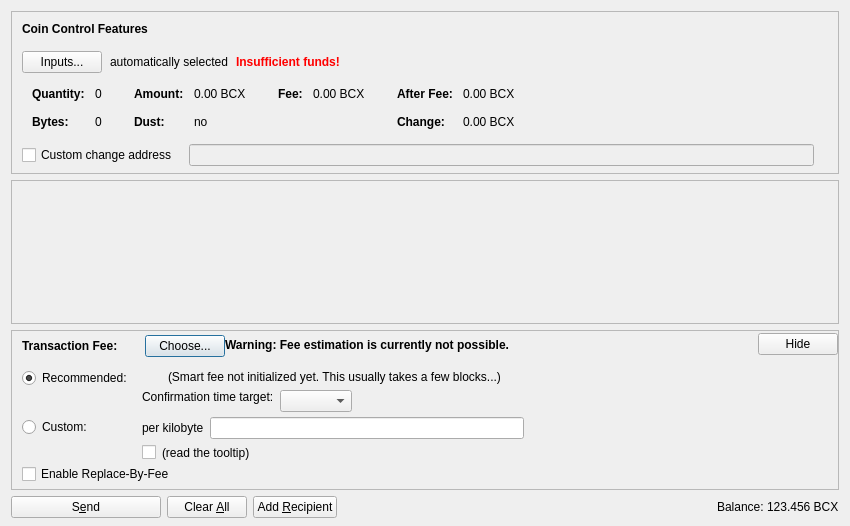
<?xml version="1.0" encoding="UTF-8"?>
<ui version="4.0">
 <class>SendCoinsDialog</class>
 <widget class="QDialog" name="SendCoinsDialog">
  <property name="geometry">
   <rect>
    <x>0</x>
    <y>0</y>
    <width>850</width>
    <height>526</height>
   </rect>
  </property>
  <property name="windowTitle">
   <string>Send Coins</string>
  </property>
  <layout class="QVBoxLayout" name="verticalLayout" stretch="0,1,0,0">
   <property name="bottomMargin">
    <number>8</number>
   </property>
   <item>
    <widget class="QFrame" name="frameCoinControl">
     <property name="sizePolicy">
      <sizepolicy hsizetype="Expanding" vsizetype="Expanding">
       <horstretch>0</horstretch>
       <verstretch>0</verstretch>
      </sizepolicy>
     </property>
     <property name="maximumSize">
      <size>
       <width>16777215</width>
       <height>16777215</height>
      </size>
     </property>
     <property name="frameShape">
      <enum>QFrame::StyledPanel</enum>
     </property>
     <property name="frameShadow">
      <enum>QFrame::Sunken</enum>
     </property>
     <layout class="QVBoxLayout" name="verticalLayoutCoinControl2">
      <property name="spacing">
       <number>0</number>
      </property>
      <property name="leftMargin">
       <number>0</number>
      </property>
      <property name="topMargin">
       <number>0</number>
      </property>
      <property name="rightMargin">
       <number>0</number>
      </property>
      <property name="bottomMargin">
       <number>6</number>
      </property>
      <item>
       <layout class="QVBoxLayout" name="verticalLayoutCoinControl" stretch="0,0,0,0,1">
        <property name="spacing">
         <number>0</number>
        </property>
        <property name="leftMargin">
         <number>10</number>
        </property>
        <property name="topMargin">
         <number>10</number>
        </property>
        <item>
         <layout class="QHBoxLayout" name="horizontalLayoutCoinControl1">
          <property name="bottomMargin">
           <number>15</number>
          </property>
          <item>
           <widget class="QLabel" name="labelCoinControlFeatures">
            <property name="sizePolicy">
             <sizepolicy hsizetype="Preferred" vsizetype="Maximum">
              <horstretch>0</horstretch>
              <verstretch>0</verstretch>
             </sizepolicy>
            </property>
            <property name="font">
             <font>
              <weight>75</weight>
              <bold>true</bold>
             </font>
            </property>
            <property name="styleSheet">
             <string notr="true">font-weight:bold;</string>
            </property>
            <property name="text">
             <string>Coin Control Features</string>
            </property>
           </widget>
          </item>
         </layout>
        </item>
        <item>
         <layout class="QHBoxLayout" name="horizontalLayoutCoinControl2" stretch="0,0,0,0">
          <property name="spacing">
           <number>8</number>
          </property>
          <property name="bottomMargin">
           <number>10</number>
          </property>
          <item>
           <widget class="QPushButton" name="pushButtonCoinControl">
            <property name="styleSheet">
             <string notr="true"/>
            </property>
            <property name="text">
             <string>Inputs...</string>
            </property>
            <property name="autoDefault">
             <bool>false</bool>
            </property>
           </widget>
          </item>
          <item>
           <widget class="QLabel" name="labelCoinControlAutomaticallySelected">
            <property name="text">
             <string>automatically selected</string>
            </property>
            <property name="margin">
             <number>5</number>
            </property>
           </widget>
          </item>
          <item>
           <widget class="QLabel" name="labelCoinControlInsuffFunds">
            <property name="font">
             <font>
              <weight>75</weight>
              <bold>true</bold>
             </font>
            </property>
            <property name="styleSheet">
             <string notr="true">color:red;font-weight:bold;</string>
            </property>
            <property name="text">
             <string>Insufficient funds!</string>
            </property>
            <property name="margin">
             <number>5</number>
            </property>
           </widget>
          </item>
          <item>
           <spacer name="horizontalSpacerCoinControl">
            <property name="orientation">
             <enum>Qt::Horizontal</enum>
            </property>
            <property name="sizeHint" stdset="0">
             <size>
              <width>40</width>
              <height>1</height>
             </size>
            </property>
           </spacer>
          </item>
         </layout>
        </item>
        <item>
         <widget class="QWidget" name="widgetCoinControl" native="true">
          <property name="sizePolicy">
           <sizepolicy hsizetype="Preferred" vsizetype="Preferred">
            <horstretch>0</horstretch>
            <verstretch>0</verstretch>
           </sizepolicy>
          </property>
          <property name="minimumSize">
           <size>
            <width>0</width>
            <height>0</height>
           </size>
          </property>
          <property name="styleSheet">
           <string notr="true"/>
          </property>
          <layout class="QHBoxLayout" name="horizontalLayoutCoinControl5">
           <property name="leftMargin">
            <number>0</number>
           </property>
           <property name="topMargin">
            <number>0</number>
           </property>
           <property name="rightMargin">
            <number>0</number>
           </property>
           <property name="bottomMargin">
            <number>0</number>
           </property>
           <item>
            <layout class="QHBoxLayout" name="horizontalLayoutCoinControl3" stretch="0,0,0,1">
             <property name="spacing">
              <number>20</number>
             </property>
             <property name="topMargin">
              <number>0</number>
             </property>
             <property name="bottomMargin">
              <number>10</number>
             </property>
             <item>
              <layout class="QFormLayout" name="formLayoutCoinControl1">
               <property name="horizontalSpacing">
                <number>10</number>
               </property>
               <property name="verticalSpacing">
                <number>14</number>
               </property>
               <property name="leftMargin">
                <number>10</number>
               </property>
               <property name="topMargin">
                <number>4</number>
               </property>
               <property name="rightMargin">
                <number>6</number>
               </property>
               <item row="0" column="0">
                <widget class="QLabel" name="labelCoinControlQuantityText">
                 <property name="font">
                  <font>
                   <weight>75</weight>
                   <bold>true</bold>
                  </font>
                 </property>
                 <property name="text">
                  <string>Quantity:</string>
                 </property>
                 <property name="margin">
                  <number>0</number>
                 </property>
                </widget>
               </item>
               <item row="0" column="1">
                <widget class="QLabel" name="labelCoinControlQuantity">
                 <property name="cursor">
                  <cursorShape>IBeamCursor</cursorShape>
                 </property>
                 <property name="contextMenuPolicy">
                  <enum>Qt::ActionsContextMenu</enum>
                 </property>
                 <property name="text">
                  <string notr="true">0</string>
                 </property>
                 <property name="margin">
                  <number>0</number>
                 </property>
                 <property name="textInteractionFlags">
                  <set>Qt::LinksAccessibleByMouse|Qt::TextSelectableByKeyboard|Qt::TextSelectableByMouse</set>
                 </property>
                </widget>
               </item>
               <item row="1" column="0">
                <widget class="QLabel" name="labelCoinControlBytesText">
                 <property name="font">
                  <font>
                   <weight>75</weight>
                   <bold>true</bold>
                  </font>
                 </property>
                 <property name="text">
                  <string>Bytes:</string>
                 </property>
                </widget>
               </item>
               <item row="1" column="1">
                <widget class="QLabel" name="labelCoinControlBytes">
                 <property name="cursor">
                  <cursorShape>IBeamCursor</cursorShape>
                 </property>
                 <property name="contextMenuPolicy">
                  <enum>Qt::ActionsContextMenu</enum>
                 </property>
                 <property name="text">
                  <string notr="true">0</string>
                 </property>
                 <property name="textInteractionFlags">
                  <set>Qt::LinksAccessibleByMouse|Qt::TextSelectableByKeyboard|Qt::TextSelectableByMouse</set>
                 </property>
                </widget>
               </item>
              </layout>
             </item>
             <item>
              <layout class="QFormLayout" name="formLayoutCoinControl2">
               <property name="horizontalSpacing">
                <number>10</number>
               </property>
               <property name="verticalSpacing">
                <number>14</number>
               </property>
               <property name="leftMargin">
                <number>6</number>
               </property>
               <property name="topMargin">
                <number>4</number>
               </property>
               <property name="rightMargin">
                <number>6</number>
               </property>
               <item row="0" column="0">
                <widget class="QLabel" name="labelCoinControlAmountText">
                 <property name="font">
                  <font>
                   <weight>75</weight>
                   <bold>true</bold>
                  </font>
                 </property>
                 <property name="text">
                  <string>Amount:</string>
                 </property>
                 <property name="margin">
                  <number>0</number>
                 </property>
                </widget>
               </item>
               <item row="0" column="1">
                <widget class="QLabel" name="labelCoinControlAmount">
                 <property name="cursor">
                  <cursorShape>IBeamCursor</cursorShape>
                 </property>
                 <property name="contextMenuPolicy">
                  <enum>Qt::ActionsContextMenu</enum>
                 </property>
                 <property name="text">
                  <string notr="true">0.00 BCX</string>
                 </property>
                 <property name="textInteractionFlags">
                  <set>Qt::LinksAccessibleByMouse|Qt::TextSelectableByKeyboard|Qt::TextSelectableByMouse</set>
                 </property>
                </widget>
               </item>
               <item row="1" column="0">
                <widget class="QLabel" name="labelCoinControlLowOutputText">
                 <property name="font">
                  <font>
                   <weight>75</weight>
                   <bold>true</bold>
                  </font>
                 </property>
                 <property name="text">
                  <string>Dust:</string>
                 </property>
                </widget>
               </item>
               <item row="1" column="1">
                <widget class="QLabel" name="labelCoinControlLowOutput">
                 <property name="cursor">
                  <cursorShape>IBeamCursor</cursorShape>
                 </property>
                 <property name="contextMenuPolicy">
                  <enum>Qt::ActionsContextMenu</enum>
                 </property>
                 <property name="text">
                  <string notr="true">no</string>
                 </property>
                 <property name="textInteractionFlags">
                  <set>Qt::LinksAccessibleByMouse|Qt::TextSelectableByKeyboard|Qt::TextSelectableByMouse</set>
                 </property>
                </widget>
               </item>
              </layout>
             </item>
             <item>
              <layout class="QFormLayout" name="formLayoutCoinControl3">
               <property name="horizontalSpacing">
                <number>10</number>
               </property>
               <property name="verticalSpacing">
                <number>14</number>
               </property>
               <property name="leftMargin">
                <number>6</number>
               </property>
               <property name="topMargin">
                <number>4</number>
               </property>
               <property name="rightMargin">
                <number>6</number>
               </property>
               <item row="0" column="0">
                <widget class="QLabel" name="labelCoinControlFeeText">
                 <property name="font">
                  <font>
                   <weight>75</weight>
                   <bold>true</bold>
                  </font>
                 </property>
                 <property name="text">
                  <string>Fee:</string>
                 </property>
                 <property name="margin">
                  <number>0</number>
                 </property>
                </widget>
               </item>
               <item row="0" column="1">
                <widget class="QLabel" name="labelCoinControlFee">
                 <property name="cursor">
                  <cursorShape>IBeamCursor</cursorShape>
                 </property>
                 <property name="contextMenuPolicy">
                  <enum>Qt::ActionsContextMenu</enum>
                 </property>
                 <property name="text">
                  <string notr="true">0.00 BCX</string>
                 </property>
                 <property name="textInteractionFlags">
                  <set>Qt::LinksAccessibleByMouse|Qt::TextSelectableByKeyboard|Qt::TextSelectableByMouse</set>
                 </property>
                </widget>
               </item>
              </layout>
             </item>
             <item>
              <layout class="QFormLayout" name="formLayoutCoinControl4">
               <property name="horizontalSpacing">
                <number>10</number>
               </property>
               <property name="verticalSpacing">
                <number>14</number>
               </property>
               <property name="leftMargin">
                <number>6</number>
               </property>
               <property name="topMargin">
                <number>4</number>
               </property>
               <property name="rightMargin">
                <number>6</number>
               </property>
               <item row="0" column="0">
                <widget class="QLabel" name="labelCoinControlAfterFeeText">
                 <property name="font">
                  <font>
                   <weight>75</weight>
                   <bold>true</bold>
                  </font>
                 </property>
                 <property name="text">
                  <string>After Fee:</string>
                 </property>
                 <property name="margin">
                  <number>0</number>
                 </property>
                </widget>
               </item>
               <item row="0" column="1">
                <widget class="QLabel" name="labelCoinControlAfterFee">
                 <property name="cursor">
                  <cursorShape>IBeamCursor</cursorShape>
                 </property>
                 <property name="contextMenuPolicy">
                  <enum>Qt::ActionsContextMenu</enum>
                 </property>
                 <property name="text">
                  <string notr="true">0.00 BCX</string>
                 </property>
                 <property name="textInteractionFlags">
                  <set>Qt::LinksAccessibleByMouse|Qt::TextSelectableByKeyboard|Qt::TextSelectableByMouse</set>
                 </property>
                </widget>
               </item>
               <item row="1" column="0">
                <widget class="QLabel" name="labelCoinControlChangeText">
                 <property name="font">
                  <font>
                   <weight>75</weight>
                   <bold>true</bold>
                  </font>
                 </property>
                 <property name="text">
                  <string>Change:</string>
                 </property>
                </widget>
               </item>
               <item row="1" column="1">
                <widget class="QLabel" name="labelCoinControlChange">
                 <property name="cursor">
                  <cursorShape>IBeamCursor</cursorShape>
                 </property>
                 <property name="contextMenuPolicy">
                  <enum>Qt::ActionsContextMenu</enum>
                 </property>
                 <property name="text">
                  <string notr="true">0.00 BCX</string>
                 </property>
                 <property name="textInteractionFlags">
                  <set>Qt::LinksAccessibleByMouse|Qt::TextSelectableByKeyboard|Qt::TextSelectableByMouse</set>
                 </property>
                </widget>
               </item>
              </layout>
             </item>
            </layout>
           </item>
          </layout>
         </widget>
        </item>
        <item>
         <layout class="QHBoxLayout" name="horizontalLayoutCoinControl4" stretch="0,0,0">
          <property name="spacing">
           <number>12</number>
          </property>
          <property name="sizeConstraint">
           <enum>QLayout::SetDefaultConstraint</enum>
          </property>
          <property name="topMargin">
           <number>5</number>
          </property>
          <property name="rightMargin">
           <number>5</number>
          </property>
          <item>
           <widget class="QCheckBox" name="checkBoxCoinControlChange">
            <property name="toolTip">
             <string>If this is activated, but the change address is empty or invalid, change will be sent to a newly generated address.</string>
            </property>
            <property name="text">
             <string>Custom change address</string>
            </property>
           </widget>
          </item>
          <item>
           <widget class="QValidatedLineEdit" name="lineEditCoinControlChange">
            <property name="enabled">
             <bool>false</bool>
            </property>
            <property name="sizePolicy">
             <sizepolicy hsizetype="Expanding" vsizetype="Fixed">
              <horstretch>0</horstretch>
              <verstretch>0</verstretch>
             </sizepolicy>
            </property>
           </widget>
          </item>
          <item>
           <widget class="QLabel" name="labelCoinControlChangeLabel">
            <property name="sizePolicy">
             <sizepolicy hsizetype="Preferred" vsizetype="Expanding">
              <horstretch>0</horstretch>
              <verstretch>0</verstretch>
             </sizepolicy>
            </property>
            <property name="minimumSize">
             <size>
              <width>0</width>
              <height>0</height>
             </size>
            </property>
            <property name="text">
             <string/>
            </property>
            <property name="margin">
             <number>3</number>
            </property>
           </widget>
          </item>
         </layout>
        </item>
        <item>
         <spacer name="verticalSpacerCoinControl">
          <property name="orientation">
           <enum>Qt::Vertical</enum>
          </property>
          <property name="sizeHint" stdset="0">
           <size>
            <width>800</width>
            <height>1</height>
           </size>
          </property>
         </spacer>
        </item>
       </layout>
      </item>
     </layout>
    </widget>
   </item>
   <item>
    <widget class="QScrollArea" name="scrollArea">
     <property name="widgetResizable">
      <bool>true</bool>
     </property>
     <widget class="QWidget" name="scrollAreaWidgetContents">
      <property name="geometry">
       <rect>
        <x>0</x>
        <y>0</y>
        <width>830</width>
        <height>104</height>
       </rect>
      </property>
      <layout class="QVBoxLayout" name="verticalLayout_2" stretch="0,1">
       <property name="leftMargin">
        <number>0</number>
       </property>
       <property name="topMargin">
        <number>0</number>
       </property>
       <property name="rightMargin">
        <number>0</number>
       </property>
       <property name="bottomMargin">
        <number>0</number>
       </property>
       <item>
        <layout class="QVBoxLayout" name="entries">
         <property name="spacing">
          <number>6</number>
         </property>
        </layout>
       </item>
       <item>
        <spacer name="verticalSpacer">
         <property name="orientation">
          <enum>Qt::Vertical</enum>
         </property>
         <property name="sizeHint" stdset="0">
          <size>
           <width>20</width>
           <height>40</height>
          </size>
         </property>
        </spacer>
       </item>
      </layout>
     </widget>
    </widget>
   </item>
   <item>
    <widget class="QFrame" name="frameFee">
     <property name="sizePolicy">
      <sizepolicy hsizetype="Expanding" vsizetype="Expanding">
       <horstretch>0</horstretch>
       <verstretch>0</verstretch>
      </sizepolicy>
     </property>
     <property name="maximumSize">
      <size>
       <width>16777215</width>
       <height>16777215</height>
      </size>
     </property>
     <property name="frameShape">
      <enum>QFrame::StyledPanel</enum>
     </property>
     <property name="frameShadow">
      <enum>QFrame::Sunken</enum>
     </property>
     <layout class="QVBoxLayout" name="verticalLayoutFee1">
      <property name="spacing">
       <number>0</number>
      </property>
      <property name="leftMargin">
       <number>0</number>
      </property>
      <property name="topMargin">
       <number>0</number>
      </property>
      <property name="rightMargin">
       <number>0</number>
      </property>
      <property name="bottomMargin">
       <number>0</number>
      </property>
      <item>
       <layout class="QVBoxLayout" name="verticalLayoutFee2" stretch="0,0,0">
        <property name="spacing">
         <number>0</number>
        </property>
        <property name="leftMargin">
         <number>10</number>
        </property>
        <property name="topMargin">
         <number>0</number>
        </property>
        <item>
         <layout class="QHBoxLayout" name="horizontalLayoutFee1">
          <property name="bottomMargin">
           <number>0</number>
          </property>
          <item>
           <layout class="QVBoxLayout" name="verticalLayoutFee7">
            <property name="spacing">
             <number>0</number>
            </property>
            <item>
             <spacer name="verticalSpacerSmartFee">
              <property name="orientation">
               <enum>Qt::Vertical</enum>
              </property>
              <property name="sizeType">
               <enum>QSizePolicy::Fixed</enum>
              </property>
              <property name="sizeHint" stdset="0">
               <size>
                <width>1</width>
                <height>4</height>
               </size>
              </property>
             </spacer>
            </item>
            <item>
             <layout class="QHBoxLayout" name="horizontalLayoutSmartFee">
              <property name="spacing">
               <number>10</number>
              </property>
              <item>
               <widget class="QLabel" name="labelFeeHeadline">
                <property name="sizePolicy">
                 <sizepolicy hsizetype="Preferred" vsizetype="Maximum">
                  <horstretch>0</horstretch>
                  <verstretch>0</verstretch>
                 </sizepolicy>
                </property>
                <property name="font">
                 <font>
                  <weight>75</weight>
                  <bold>true</bold>
                 </font>
                </property>
                <property name="styleSheet">
                 <string notr="true">font-weight:bold;</string>
                </property>
                <property name="text">
                 <string>Transaction Fee:</string>
                </property>
               </widget>
              </item>
              <item>
               <widget class="QLabel" name="labelFeeMinimized">
                <property name="text">
                 <string/>
                </property>
               </widget>
              </item>
              <item>
               <widget class="QPushButton" name="buttonChooseFee">
                <property name="text">
                 <string>Choose...</string>
                </property>
               </widget>
              </item>
             </layout>
            </item>
            <item>
             <spacer name="verticalSpacer_5">
              <property name="orientation">
               <enum>Qt::Vertical</enum>
              </property>
              <property name="sizeHint" stdset="0">
               <size>
                <width>1</width>
                <height>1</height>
               </size>
              </property>
             </spacer>
            </item>
           </layout>
          </item>
          <item>
           <widget class="QLabel" name="fallbackFeeWarningLabel">
            <property name="toolTip">
             <string>Using the fallbackfee can result in sending a transaction that will take several hours or days (or never) to confirm. Consider choosing your fee manually or wait until you have validated the complete chain.</string>
            </property>
            <property name="font">
            <font>
                <weight>75</weight>
                <bold>true</bold>
            </font>
            </property>
            <property name="text">
             <string>Warning: Fee estimation is currently not possible.</string>
            </property>
            <property name="wordWrap">
             <bool>false</bool>
            </property>
           </widget>
          </item>
          <item>
           <spacer name="horizontalSpacer_4">
            <property name="orientation">
             <enum>Qt::Horizontal</enum>
            </property>
            <property name="sizeType">
             <enum>QSizePolicy::MinimumExpanding</enum>
            </property>
            <property name="sizeHint" stdset="0">
             <size>
              <width>40</width>
              <height>20</height>
             </size>
            </property>
           </spacer>
          </item>
          <item>
           <widget class="QPushButton" name="buttonMinimizeFee">
            <property name="toolTip">
             <string>collapse fee-settings</string>
            </property>
            <property name="text">
             <string>Hide</string>
            </property>
           </widget>
          </item>
         </layout>
        </item>
        <item>
         <widget class="QFrame" name="frameFeeSelection">
          <layout class="QVBoxLayout" name="verticalLayoutFee12">
           <property name="spacing">
            <number>0</number>
           </property>
           <property name="leftMargin">
            <number>0</number>
           </property>
           <property name="topMargin">
            <number>0</number>
           </property>
           <property name="rightMargin">
            <number>0</number>
           </property>
           <property name="bottomMargin">
            <number>0</number>
           </property>
           <item>
            <layout class="QGridLayout" name="gridLayoutFee">
             <property name="topMargin">
              <number>10</number>
             </property>
             <property name="bottomMargin">
              <number>4</number>
             </property>
             <property name="horizontalSpacing">
              <number>10</number>
             </property>
             <property name="verticalSpacing">
              <number>4</number>
             </property>
             <item row="1" column="1">
              <layout class="QVBoxLayout" name="verticalLayoutFee8">
               <property name="spacing">
                <number>6</number>
               </property>
               <item>
                <layout class="QHBoxLayout" name="horizontalLayoutFee13">
                 <item>
                  <widget class="QLabel" name="labelCustomPerKilobyte">
                   <property name="toolTip">
                    <string>If the custom fee is set to 1000 satoshis and the transaction is only 250 bytes, then &quot;per kilobyte&quot; only pays 250 satoshis in fee, while &quot;total at least&quot; pays 1000 satoshis. For transactions bigger than a kilobyte both pay by kilobyte.</string>
                   </property>
                   <property name="text">
                    <string>per kilobyte</string>
                   </property>
                  </widget>
                 </item>
                 <item>
                  <widget class="BitcoinAmountField" name="customFee"/>
                 </item>
                 <item>
                  <spacer name="horizontalSpacer_6">
                   <property name="orientation">
                    <enum>Qt::Horizontal</enum>
                   </property>
                   <property name="sizeHint" stdset="0">
                    <size>
                     <width>1</width>
                     <height>1</height>
                    </size>
                   </property>
                  </spacer>
                 </item>
                </layout>
               </item>
               <item>
                <layout class="QHBoxLayout" name="horizontalLayoutFee8">
                 <item>
                  <widget class="QCheckBox" name="checkBoxMinimumFee">
                   <property name="toolTip">
                    <string>Paying only the minimum fee is just fine as long as there is less transaction volume than space in the blocks. But be aware that this can end up in a never confirming transaction once there is more demand for bitcoinx transactions than the network can process.</string>
                   </property>
                   <property name="text">
                    <string/>
                   </property>
                  </widget>
                 </item>
                 <item>
                  <widget class="QLabel" name="labelMinFeeWarning">
                   <property name="enabled">
                    <bool>true</bool>
                   </property>
                   <property name="toolTip">
                    <string>Paying only the minimum fee is just fine as long as there is less transaction volume than space in the blocks. But be aware that this can end up in a never confirming transaction once there is more demand for bitcoinx transactions than the network can process.</string>
                   </property>
                   <property name="text">
                    <string>(read the tooltip)</string>
                   </property>
                   <property name="margin">
                    <number>5</number>
                   </property>
                  </widget>
                 </item>
                 <item>
                  <spacer name="horizontalSpacer_2">
                   <property name="orientation">
                    <enum>Qt::Horizontal</enum>
                   </property>
                   <property name="sizeHint" stdset="0">
                    <size>
                     <width>1</width>
                     <height>1</height>
                    </size>
                   </property>
                  </spacer>
                 </item>
                </layout>
               </item>
              </layout>
             </item>
             <item row="0" column="0">
              <layout class="QVBoxLayout" name="verticalLayoutFee4" stretch="0,1">
               <item>
                <widget class="QRadioButton" name="radioSmartFee">
                 <property name="text">
                  <string>Recommended:</string>
                 </property>
                 <property name="checked">
                  <bool>true</bool>
                 </property>
                 <attribute name="buttonGroup">
                  <string notr="true">groupFee</string>
                 </attribute>
                </widget>
               </item>
               <item>
                <spacer name="verticalSpacer_2">
                 <property name="orientation">
                  <enum>Qt::Vertical</enum>
                 </property>
                 <property name="sizeHint" stdset="0">
                  <size>
                   <width>1</width>
                   <height>1</height>
                  </size>
                 </property>
                </spacer>
               </item>
              </layout>
             </item>
             <item row="1" column="0">
              <layout class="QVBoxLayout" name="verticalLayoutFee9" stretch="0,1">
               <item>
                <widget class="QRadioButton" name="radioCustomFee">
                 <property name="text">
                  <string>Custom:</string>
                 </property>
                 <attribute name="buttonGroup">
                  <string notr="true">groupFee</string>
                 </attribute>
                </widget>
               </item>
               <item>
                <spacer name="verticalSpacer_6">
                 <property name="orientation">
                  <enum>Qt::Vertical</enum>
                 </property>
                 <property name="sizeHint" stdset="0">
                  <size>
                   <width>1</width>
                   <height>1</height>
                  </size>
                 </property>
                </spacer>
               </item>
              </layout>
             </item>
             <item row="0" column="1">
              <layout class="QVBoxLayout" name="verticalLayoutFee3" stretch="0,0,1">
               <property name="spacing">
                <number>6</number>
               </property>
               <property name="topMargin">
                <number>2</number>
               </property>
               <item>
                <layout class="QHBoxLayout" name="horizontalLayoutFee12">
                 <item>
                  <widget class="QLabel" name="labelSmartFee">
                   <property name="text">
                    <string/>
                   </property>
                   <property name="margin">
                    <number>2</number>
                   </property>
                  </widget>
                 </item>
                 <item>
                  <widget class="QLabel" name="labelFeeEstimation">
                   <property name="text">
                    <string/>
                   </property>
                  </widget>
                 </item>
                 <item>
                  <widget class="QLabel" name="labelSmartFee2">
                   <property name="text">
                    <string>(Smart fee not initialized yet. This usually takes a few blocks...)</string>
                   </property>
                   <property name="margin">
                    <number>2</number>
                   </property>
                  </widget>
                 </item>
                 <item>
                  <spacer name="horizontalSpacer_5">
                   <property name="orientation">
                    <enum>Qt::Horizontal</enum>
                   </property>
                   <property name="sizeHint" stdset="0">
                    <size>
                     <width>1</width>
                     <height>1</height>
                    </size>
                   </property>
                  </spacer>
                 </item>
                </layout>
               </item>
               <item>
                <layout class="QHBoxLayout" name="horizontalLayoutFee9">
                 <item>
                  <layout class="QVBoxLayout" name="verticalLayoutFee6">
                   <item>
                    <widget class="QLabel" name="labelSmartFee3">
                     <property name="text">
                      <string>Confirmation time target:</string>
                     </property>
                     <property name="margin">
                      <number>2</number>
                     </property>
                    </widget>
                   </item>
                   <item>
                    <spacer name="verticalSpacer_3">
                     <property name="orientation">
                      <enum>Qt::Vertical</enum>
                     </property>
                     <property name="sizeHint" stdset="0">
                      <size>
                       <width>1</width>
                       <height>1</height>
                      </size>
                     </property>
                    </spacer>
                   </item>
                  </layout>
                 </item>
                 <item>
                  <layout class="QVBoxLayout" name="verticalLayoutFee5">
                   <property name="rightMargin">
                    <number>30</number>
                   </property>
                   <item>
                    <layout class="QHBoxLayout" name="horizontalLayoutConfTarget">
                     <property name="bottomMargin">
                      <number>0</number>
                     </property>
                     <item>
                      <widget class="QComboBox" name="confTargetSelector"/>
                     </item>
                     <item>
                      <spacer name="horizontalSpacerConfTarget">
                       <property name="orientation">
                        <enum>Qt::Horizontal</enum>
                       </property>
                       <property name="sizeHint" stdset="0">
                        <size>
                         <width>40</width>
                         <height>20</height>
                        </size>
                       </property>
                      </spacer>
                     </item>
                    </layout>
                   </item>
                  </layout>
                 </item>
                </layout>
               </item>
               <item>
                <spacer name="verticalSpacer_4">
                 <property name="orientation">
                  <enum>Qt::Vertical</enum>
                 </property>
                 <property name="sizeHint" stdset="0">
                  <size>
                   <width>1</width>
                   <height>1</height>
                  </size>
                 </property>
                </spacer>
               </item>
              </layout>
             </item>
            </layout>
           </item>
           <item>
            <widget class="QCheckBox" name="optInRBF">
             <property name="text">
              <string>Enable Replace-By-Fee</string>
             </property>
             <property name="toolTip">
              <string>With Replace-By-Fee (BIP-125) you can increase a transaction's fee after it is sent. Without this, a higher fee may be recommended to compensate for increased transaction delay risk.</string>
             </property>
            </widget>
           </item>
          </layout>
         </widget>
        </item>
        <item>
         <spacer name="verticalSpacerFee">
          <property name="orientation">
           <enum>Qt::Vertical</enum>
          </property>
          <property name="sizeHint" stdset="0">
           <size>
            <width>40</width>
            <height>5</height>
           </size>
          </property>
         </spacer>
        </item>
       </layout>
      </item>
     </layout>
    </widget>
   </item>
   <item>
    <layout class="QHBoxLayout" name="horizontalLayout">
     <item>
      <widget class="QPushButton" name="sendButton">
       <property name="minimumSize">
        <size>
         <width>150</width>
         <height>0</height>
        </size>
       </property>
       <property name="toolTip">
        <string>Confirm the send action</string>
       </property>
       <property name="text">
        <string>S&amp;end</string>
       </property>
       <property name="icon">
        <iconset resource="../bitcoin.qrc">
         <normaloff>:/icons/send</normaloff>:/icons/send</iconset>
       </property>
       <property name="autoDefault">
        <bool>false</bool>
       </property>
       <property name="default">
        <bool>false</bool>
       </property>
      </widget>
     </item>
     <item>
      <widget class="QPushButton" name="clearButton">
       <property name="sizePolicy">
        <sizepolicy hsizetype="Minimum" vsizetype="Fixed">
         <horstretch>0</horstretch>
         <verstretch>0</verstretch>
        </sizepolicy>
       </property>
       <property name="toolTip">
        <string>Clear all fields of the form.</string>
       </property>
       <property name="text">
        <string>Clear &amp;All</string>
       </property>
       <property name="icon">
        <iconset resource="../bitcoin.qrc">
         <normaloff>:/icons/remove</normaloff>:/icons/remove</iconset>
       </property>
       <property name="autoDefault">
        <bool>false</bool>
       </property>
      </widget>
     </item>
     <item>
      <widget class="QPushButton" name="addButton">
       <property name="toolTip">
        <string>Send to multiple recipients at once</string>
       </property>
       <property name="text">
        <string>Add &amp;Recipient</string>
       </property>
       <property name="icon">
        <iconset resource="../bitcoin.qrc">
         <normaloff>:/icons/add</normaloff>:/icons/add</iconset>
       </property>
       <property name="autoDefault">
        <bool>false</bool>
       </property>
      </widget>
     </item>
     <item>
      <spacer name="horizontalSpacer">
       <property name="orientation">
        <enum>Qt::Horizontal</enum>
       </property>
       <property name="sizeHint" stdset="0">
        <size>
         <width>40</width>
         <height>20</height>
        </size>
       </property>
      </spacer>
     </item>
     <item>
      <layout class="QHBoxLayout" name="horizontalLayout_2">
       <property name="spacing">
        <number>3</number>
       </property>
       <item>
        <widget class="QLabel" name="label">
         <property name="sizePolicy">
          <sizepolicy hsizetype="Preferred" vsizetype="Fixed">
           <horstretch>0</horstretch>
           <verstretch>0</verstretch>
          </sizepolicy>
         </property>
         <property name="text">
          <string>Balance:</string>
         </property>
        </widget>
       </item>
       <item>
        <widget class="QLabel" name="labelBalance">
         <property name="sizePolicy">
          <sizepolicy hsizetype="Preferred" vsizetype="Fixed">
           <horstretch>0</horstretch>
           <verstretch>0</verstretch>
          </sizepolicy>
         </property>
         <property name="cursor">
          <cursorShape>IBeamCursor</cursorShape>
         </property>
         <property name="text">
          <string notr="true">123.456 BCX</string>
         </property>
         <property name="textInteractionFlags">
          <set>Qt::LinksAccessibleByMouse|Qt::TextSelectableByKeyboard|Qt::TextSelectableByMouse</set>
         </property>
        </widget>
       </item>
      </layout>
     </item>
    </layout>
   </item>
  </layout>
 </widget>
 <customwidgets>
  <customwidget>
   <class>QValidatedLineEdit</class>
   <extends>QLineEdit</extends>
   <header>qt/qvalidatedlineedit.h</header>
  </customwidget>
  <customwidget>
   <class>BitcoinAmountField</class>
   <extends>QLineEdit</extends>
   <header>qt/bitcoinamountfield.h</header>
   <container>1</container>
  </customwidget>
 </customwidgets>
 <resources>
  <include location="../bitcoin.qrc"/>
 </resources>
 <connections/>
 <buttongroups>
  <buttongroup name="groupFee"/>
 </buttongroups>
</ui>
